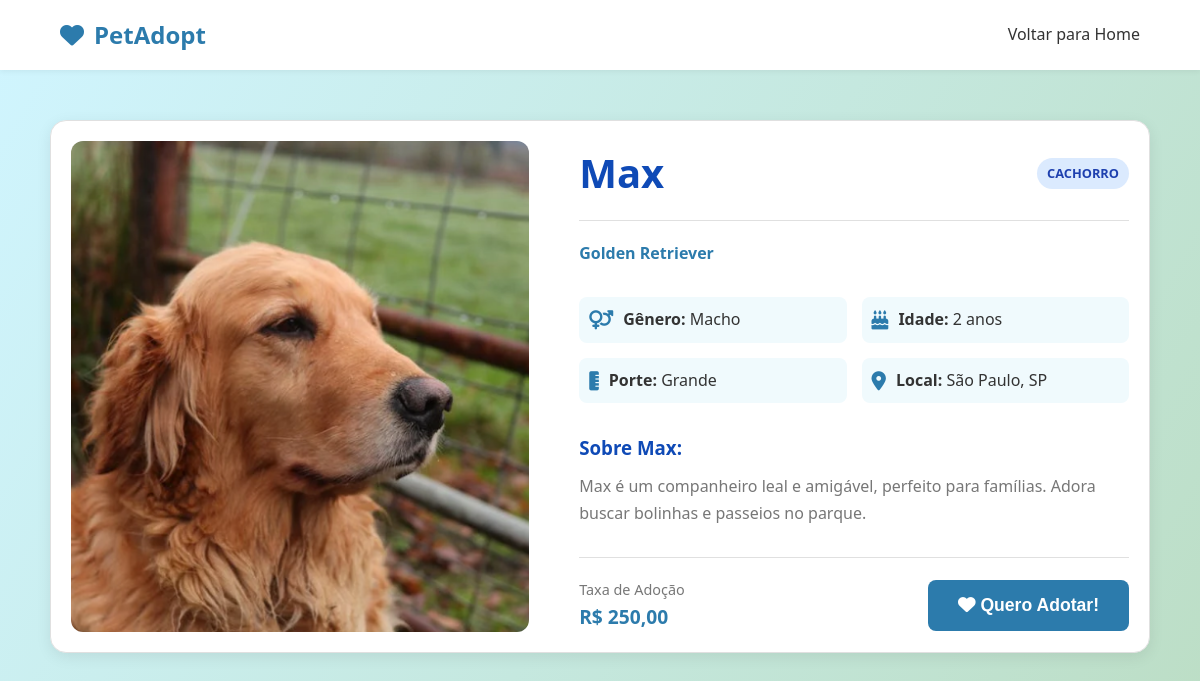
Page /public/detalhe_pet.php?id=3 on the committed database.
### tables this page shows
CREATE TABLE `animais` (
  `id` int(11) NOT NULL,
  `nome` varchar(100) NOT NULL,
  `especie` varchar(50) NOT NULL,
  `raca` varchar(100) DEFAULT NULL,
  `idade_anos` int(11) DEFAULT 0,
  `idade_meses` int(11) DEFAULT 0,
  `genero` varchar(20) DEFAULT NULL,
  `porte` varchar(30) DEFAULT NULL,
  `localizacao` varchar(255) DEFAULT NULL,
  `descricao` text DEFAULT NULL,
  `taxa_adocao` decimal(10,2) DEFAULT 0.00,
  `foto` varchar(255) DEFAULT NULL,
  `destaque` tinyint(1) DEFAULT 0,
  `data_cadastro` timestamp NOT NULL DEFAULT current_timestamp(),
  `status` enum('disponivel','adotado','indisponivel') DEFAULT 'disponivel'
);

### public/detalhe_pet.php (the view, shortened to what this page needs)
<?php
    require_once '../conexao.php';
    $id = isset($_GET['id']) ? (int)$_GET['id'] : 0;
    $sql = "SELECT * FROM animais WHERE id = $id LIMIT 1";
    $result = mysqli_query($mysqli, $sql);
    $pet = mysqli_fetch_assoc($result);
    $imgSrc = '../public/uploads/' . basename($pet['foto']);
?>
<!DOCTYPE html>
<html lang="pt-br">
<head>
    <link rel="stylesheet" href="https://cdnjs.cloudflare.com/ajax/libs/font-awesome/6.4.0/css/all.min.css">
    <link rel="stylesheet" href="css/style.css">
</head>
<body>
    <nav class="navbar">
        <a href="../index.php" class="logo"><i class="fa-solid fa-heart"></i> PetAdopt</a>
        <div class="nav-links">
            <a href="../index.php">Voltar para Home</a>
        </div>
    </nav>
    <div class="detail-container">
        <div class="detail-image-wrapper">
            <img src="<?php echo $imgSrc; ?>" alt="Foto de <?php echo htmlspecialchars($pet['nome']); ?>" onerror="this.src='https://placehold.co/500?text=Foto+Indisponível'">
        </div>
        <div class="detail-info">
            <div class="detail-header">
                <h1><?php echo htmlspecialchars($pet['nome']); ?></h1>
                <span class="badge <?php echo strtolower($pet['especie']) == 'gato' ? 'cat' : 'dog'; ?>">
                    <?php echo htmlspecialchars($pet['especie']); ?>
                </span>
            </div>
            <p class="detail-breed"><?php echo htmlspecialchars($pet['raca']); ?></p>
            <div class="info-grid">
                <div class="info-item"><i class="fa-solid fa-venus-mars"></i> <span><strong>Gênero:</strong> <?php echo htmlspecialchars($pet['genero']); ?></span></div>
                <div class="info-item"><i class="fa-solid fa-cake-candles"></i> <span><strong>Idade:</strong> <?php echo htmlspecialchars($pet['idade_anos']); ?> anos</span></div>
                <div class="info-item"><i class="fa-solid fa-ruler-vertical"></i> <span><strong>Porte:</strong> <?php echo htmlspecialchars($pet['porte']); ?></span></div>
                <div class="info-item"><i class="fa-solid fa-location-dot"></i> <span><strong>Local:</strong> <?php echo htmlspecialchars($pet['localizacao']); ?></span></div>
            </div>
            <div class="detail-description">
                <h3>Sobre <?php echo htmlspecialchars($pet['nome']); ?>:</h3>
                <p><?php echo nl2br(htmlspecialchars($pet['descricao'])); ?></p>
            </div>
            <div class="detail-adoption">
                <div>
                    <span class="taxa-label">Taxa de Adoção</span>
                    <span class="price">R$ <?php echo number_format($pet['taxa_adocao'], 2, ',', '.'); ?></span>
                </div>
                <button id="btn-mostrar-form" class="btn-details" style="font-size: 1.1rem; padding: 15px 30px;">
                    <i class="fa-solid fa-heart"></i> Quero Adotar!
                </button>
            </div>
        </div>
    </div>
</body>
</html>

### public/css/style.css (style rules this page uses)
:root { --primary-color: #2c7bac; --primary-dark: #4160be; --secondary-color: #0f4ab6; --text-dark: #333; --text-light: #777; --bg-light: #F0FAFD; --bg-white: #FFFFFF; --border-color: #E0E0E0; --tag-dog-bg: #DBEAFE; --tag-dog-text: #1E40AF; --tag-cat-bg: #FCE7F3; --tag-cat-text: #9D174D; --font-family: 'Segoe UI', 'Roboto', sans-serif; --border-radius: 12px; --shadow: 0 4px 15px rgba(0, 0, 0, 0.08); }
* { box-sizing: border-box; margin: 0; padding: 0; }
body { font-family: var(--font-family); background: linear-gradient(120deg, #d0f5ff 0%, #b6dabee6 50%, #f4ffd4 100%); background-attachment: fixed; background-size: 200% 200%; animation: gradientBG 15s ease infinite; color: var(--text-dark); line-height: 1.6; min-height: 100vh; position: relative; overflow-x: hidden; }
.navbar { background-color: var(--bg-white); padding: 1rem 5%; display: flex; justify-content: space-between; align-items: center; box-shadow: 0 2px 10px rgba(0,0,0,0.1); position: sticky; top: 0; z-index: 99999; }
a { text-decoration: none; color: var(--primary-color); transition: color 0.2s ease; }
img { max-width: 100%; display: block; }
.navbar { background-color: var(--bg-white); padding: 1rem 5%; display: flex; justify-content: space-between; align-items: center; box-shadow: 0 2px 5px rgba(0,0,0,0.05); position: sticky; top: 0; }
.logo { font-size: 1.5rem; font-weight: 700; color: var(--primary-color); display: flex; align-items: center; gap: 10px; }
.nav-links { list-style: none; display: flex; gap: 20px; }
.nav-links a { color: var(--text-dark); font-weight: 500; }
.badge { padding: 5px 10px; border-radius: 20px; font-size: 0.8rem; font-weight: bold; text-transform: uppercase; }
.badge.dog { background: var(--tag-dog-bg); color: var(--tag-dog-text); }
.price { color: var(--primary-color); font-weight: bold; font-size: 1.2rem; }
.btn-details { background: var(--primary-color); color: #fff; padding: 10px 20px; border-radius: 8px; font-weight: bold; border: none; cursor: pointer; transition: 0.3s; }
body { background-color: var(--bg-light) !important; }
.detail-container { display: grid; grid-template-columns: 1fr 1.2fr; gap: 50px; max-width: 1100px; margin: 50px auto; padding: 20px; background-color: var(--bg-white); border-radius: 16px; box-shadow: var(--shadow); }
.detail-header { display: flex; justify-content: space-between; align-items: center; border-bottom: 1px solid var(--border-color); padding-bottom: 15px; margin-bottom: 20px; }
.detail-header h1 { font-size: 2.5rem; color: var(--secondary-color); margin: 0; }
.detail-breed { color: var(--primary-color); font-weight: 600; margin-bottom: 30px; }
.info-grid { display: grid; grid-template-columns: 1fr 1fr; gap: 15px; margin-bottom: 30px; }
.info-item { display: flex; align-items: center; gap: 10px; background-color: var(--bg-light); padding: 10px; border-radius: 8px; color: var(--text-dark); }
.info-item i { color: var(--primary-color); font-size: 1.2rem; }
.detail-description h3 { margin-bottom: 10px; color: var(--secondary-color); }
.detail-description p { color: var(--text-light); line-height: 1.7; }
.detail-adoption { margin-top: 30px; padding-top: 20px; border-top: 1px solid var(--border-color); display: flex; justify-content: space-between; align-items: center; }
.taxa-label { font-size: 0.9rem; color: var(--text-light); display: block; }
.detail-container { display: grid; grid-template-columns: 1fr 1.2fr; gap: 50px; max-width: 1100px; margin: 50px auto; padding: 20px; background-color: var(--bg-white); border-radius: 16px; box-shadow: var(--shadow); border: 1px solid var(--border-color); }
.detail-image-wrapper img { width: 100%; height: 100%; max-height: 500px; object-fit: cover; border-radius: 12px; }

### rows in the picture
animais: foto (picture), nome "Max", especie "CACHORRO", raca "Golden Retriever", genero "Macho", idade_anos "2", porte "Grande", localizacao "São Paulo, SP", descricao "Max é um companheiro leal e amigável, perfeito para famílias. Adora buscar bolinhas e passeios no parque.", taxa_adocao "250,00"
